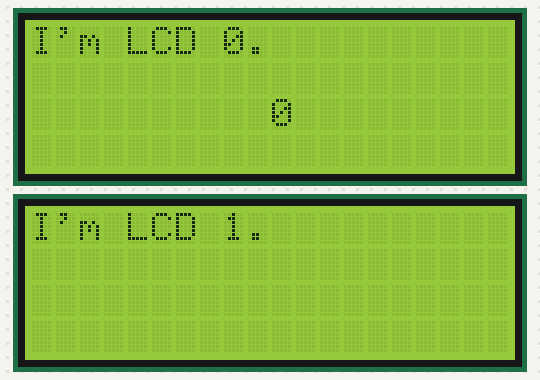
A sketch run on a simulated Arduino Uno, built with avr-gcc and run on an emulated ATmega328P. Parts: 2 × 20×4 character LCD.

Above: at 0.2 s.
At 4.2 s:
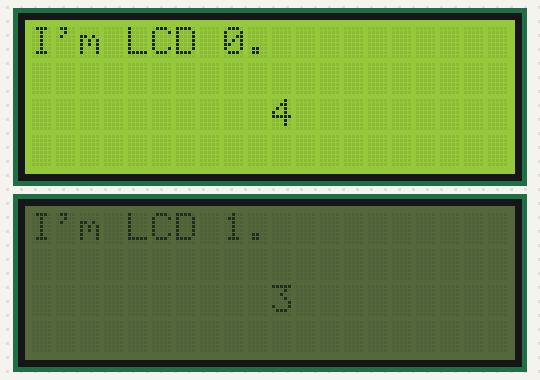
At 9.2 s:
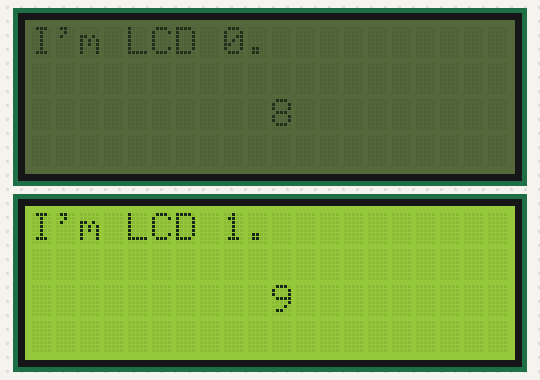
At 19.2 s:
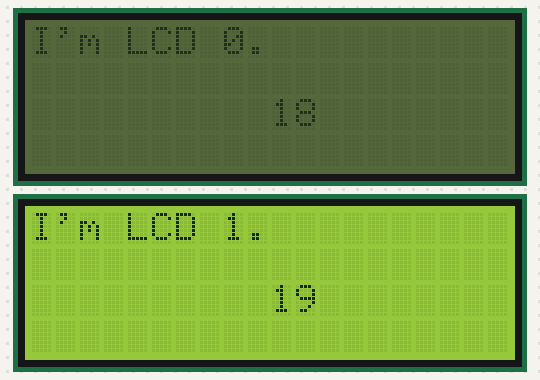
At 27.2 s:
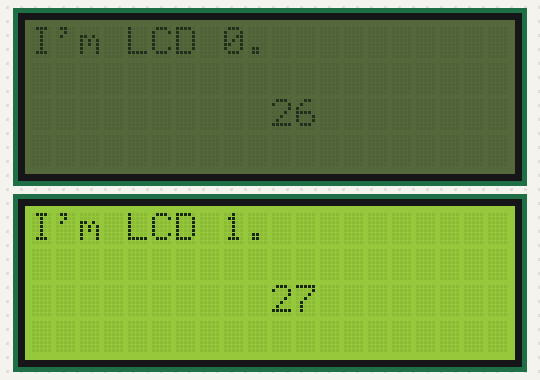
At 38.2 s:
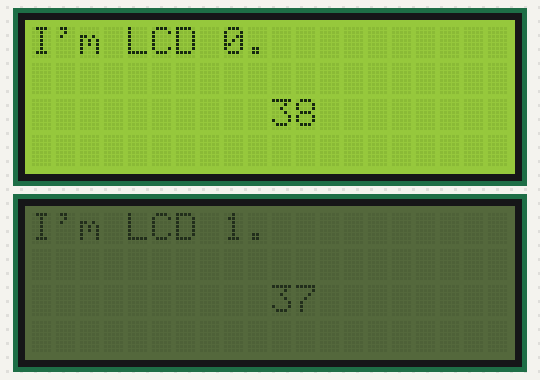

The sketch:

LCD_0_1_HelloWorld.ino
```cpp
/*
 Demonstration sketch for Adafruit i2c/SPI LCD backpack
 using MCP23008 I2C expander
 ( http://www.ladyada.net/products/i2cspilcdbackpack/index.html )

 This sketch prints "Hello World!" to the LCD
 and shows the time.

  The circuit:
 * 5V to Arduino 5V pin
 * GND to Arduino GND pin
 * CLK to Analog #5
 * DAT to Analog #4
*/

// include the library code:
#include "Wire.h"
#include "LiquidCrystal.h"

// Connect via i2c, default address #0 (A0-A2 not jumpered)
LiquidCrystal lcd0(0);
LiquidCrystal lcd1(1);

void setup() {
  // set up the LCD's number of rows and columns:
  lcd0.begin(20, 4);
  lcd1.begin(20, 4);
  // Print a message to the LCD.
  lcd0.print("I'm LCD 0.");
  lcd1.print("I'm LCD 1.");
}

void loop() {
  // set the cursor to column 0, line 1
  // (note: line 1 is the second row, since counting begins with 0):
  lcd0.setCursor(10, 2);
  // print the number of seconds since reset:
  lcd0.print(millis()/1000);

  lcd0.setBacklight(HIGH);
  delay(1000);
  lcd0.setBacklight(LOW);

  lcd1.setCursor(10, 2);
  lcd1.print(millis()/1000);
  lcd1.setBacklight(HIGH);
   delay(1000);
  lcd1.setBacklight(LOW);

}
```

Measured:
- what the display in image 1 shows lasts 1.0 s, from 4.1 s to 5.1 s
